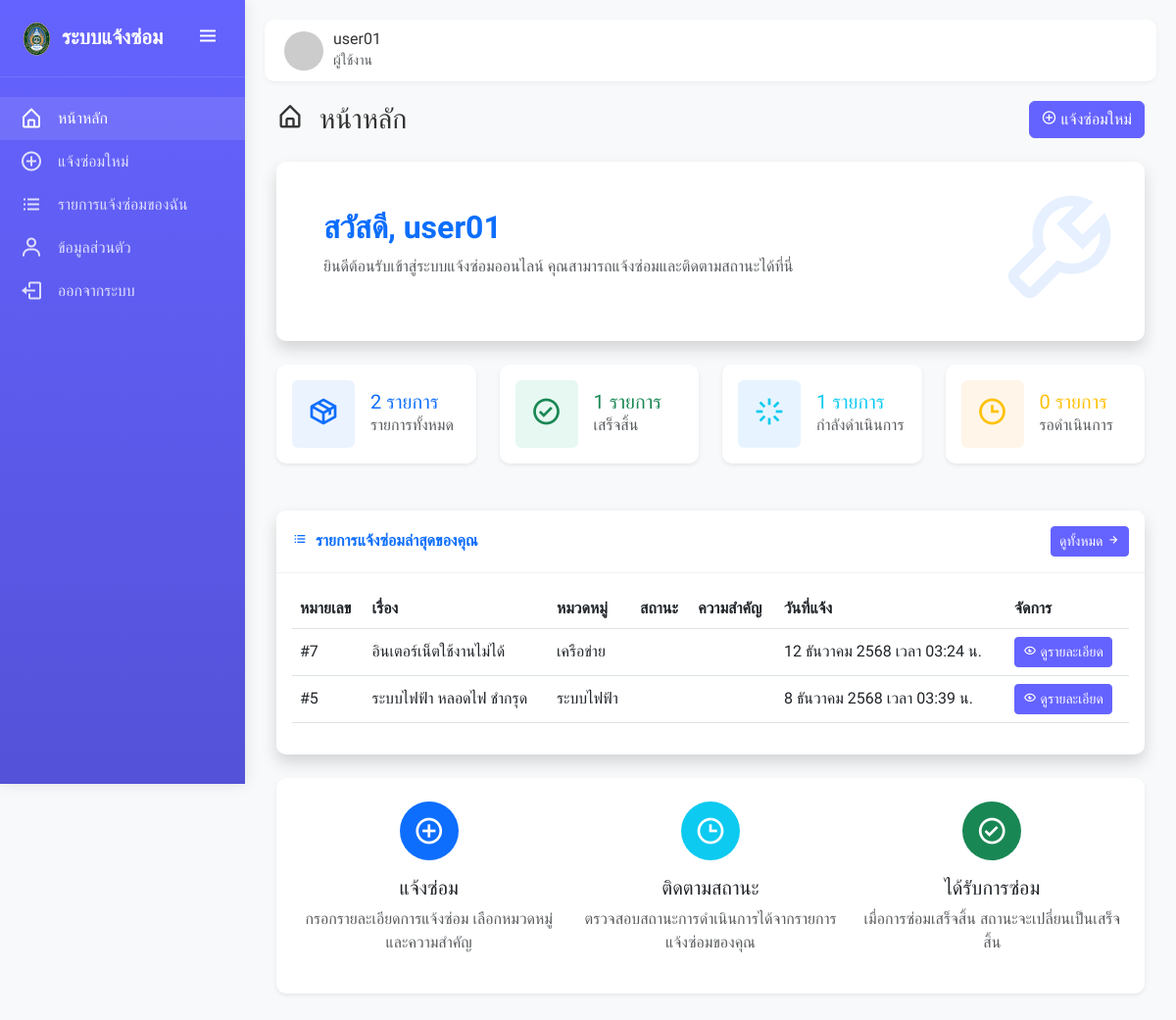
/dashboard.php (signed in), run on the app's committed database.
### tables this page shows
CREATE TABLE `users` (
  `user_id` int(11) NOT NULL,
  `username` varchar(50) NOT NULL,
  `password` varchar(255) NOT NULL,
  `fullname` varchar(100) NOT NULL,
  `email` varchar(100) NOT NULL,
  `department` varchar(100) DEFAULT NULL,
  `phone` varchar(20) DEFAULT NULL,
  `role` enum('admin','user','building_staff') NOT NULL DEFAULT 'user',
  `created_at` timestamp NOT NULL DEFAULT current_timestamp(),
  `updated_at` timestamp NOT NULL DEFAULT current_timestamp() ON UPDATE current_timestamp()
);

CREATE TABLE `repair_requests` (
  `request_id` int(11) NOT NULL,
  `user_id` int(11) NOT NULL,
  `category_id` int(11) NOT NULL,
  `title` varchar(255) NOT NULL,
  `description` text NOT NULL,
  `location` varchar(255) DEFAULT NULL,
  `priority` enum('low','medium','high','urgent') NOT NULL DEFAULT 'medium',
  `status` enum('pending','in_progress','completed','rejected') NOT NULL DEFAULT 'pending',
  `image` varchar(255) DEFAULT NULL,
  `admin_remark` text DEFAULT NULL,
  `completed_date` datetime DEFAULT NULL,
  `created_at` timestamp NOT NULL DEFAULT current_timestamp(),
  `updated_at` timestamp NOT NULL DEFAULT current_timestamp() ON UPDATE current_timestamp()
);

CREATE TABLE `categories` (
  `category_id` int(11) NOT NULL,
  `category_name` varchar(100) NOT NULL,
  `description` text DEFAULT NULL,
  `created_at` timestamp NOT NULL DEFAULT current_timestamp(),
  `updated_at` timestamp NOT NULL DEFAULT current_timestamp() ON UPDATE current_timestamp()
);

### dashboard.php (the view, shortened to what the rows shown need)
<?php
require_once 'config/db_connect.php';
$user_id = $_SESSION['user_id'];
$query = "SELECT * FROM users WHERE user_id = '$user_id'";
$result = mysqli_query($conn, $query);
$user = mysqli_fetch_assoc($result);
$query = "SELECT r.*, c.category_name
          FROM repair_requests r
          JOIN categories c ON r.category_id = c.category_id
          WHERE r.user_id = '$user_id'
          ORDER BY r.created_at DESC
          LIMIT 5";
$recent_requests = mysqli_query($conn, $query);
include 'includes/header.php';
?>
<div class="d-sm-flex align-items-center justify-content-between mb-4">
    <h1 class="h3 mb-0 text-gray-800">
        <i class="bx bx-home-alt me-3"></i>หน้าหลัก
    </h1>
</div>
<div class="card border-0 shadow mb-4">
    <div class="card-body p-0">
        <div class="row g-0">
            <div class="col-md-8">
                <div class="p-4 p-md-5">
                    <h2 class="text-primary fw-bold">สวัสดี, <?php echo $user['fullname']; ?></h2>
                    <p class="text-muted">ยินดีต้อนรับเข้าสู่ระบบแจ้งซ่อมออนไลน์
                        คุณสามารถแจ้งซ่อมและติดตามสถานะได้ที่นี่</p>
                </div>
            </div>
        </div>
    </div>
</div>
<div class="card shadow mb-4">
    <div class="card-body">
        <?php if (mysqli_num_rows($recent_requests) > 0): ?>
            <div class="table-responsive">
                <table class="table table-hover align-middle">
                    <thead class="bg-light">
                        <tr>
                            <th>หมายเลข</th>
                            <th>เรื่อง</th>
                            <th>หมวดหมู่</th>
                            <th>สถานะ</th>
                            <th>ความสำคัญ</th>
                            <th>วันที่แจ้ง</th>
                            <th>จัดการ</th>
                        </tr>
                    </thead>
                    <tbody>
                        <?php while ($request = mysqli_fetch_assoc($recent_requests)): ?>
                            <tr>
                                <td>#<?php echo $request['request_id']; ?></td>
                                <td><?php echo $request['title']; ?></td>
                                <td><?php echo $request['category_name']; ?></td>
                                <td>
                                </td>
                                <td>
                                </td>
                                <td><?php echo thai_date($request['created_at']); ?></td>
                                <td>
                                    <a href="view_request.php?id=<?php echo $request['request_id']; ?>"
                                        class="btn btn-sm btn-primary">
                                        <i class="bx bx-show-alt"></i> ดูรายละเอียด
                                    </a>
                                </td>
                            </tr>
                        <?php endwhile; ?>
                    </tbody>
                </table>
            </div>
        <?php endif; ?>
    </div>
</div>
<?php
include 'includes/footer.php';
?>

### includes/header.php (shortened to what the rows shown need)
<?php
$is_logged_in = isset($_SESSION['user_id']);
$current_user = null;
if ($is_logged_in) {
    $user_id = $_SESSION['user_id'];
    $query = "SELECT * FROM users WHERE user_id = '$user_id'";
    $user_result = mysqli_query($conn, $query);
    $current_user = mysqli_fetch_assoc($user_result);
}
?>
<!DOCTYPE html>
<html lang="th">
<head>
    <link href="https://cdn.jsdelivr.net/npm/bootstrap@5.3.0-alpha1/dist/css/bootstrap.min.css" rel="stylesheet">
    <link href="https://unpkg.com/boxicons@2.1.4/css/boxicons.min.css" rel="stylesheet">
    <link href="https://cdn.datatables.net/1.13.1/css/dataTables.bootstrap5.min.css" rel="stylesheet">
</head>
<body>
    <div class="content" id="content">
        <div class="topbar">
            <?php if ($is_logged_in): ?>
                <div class="user-info">
                    <img src="https://ui-avatars.com/api/?name=<?php echo urlencode($current_user['fullname']); ?>&background=random"
                        alt="User Avatar">
                    <div>
                        <h6 class="mb-0"><?php echo $current_user['fullname']; ?></h6>
                        <small class="text-muted"><?php
                        if ($current_user['role'] == 'admin')
                            echo 'ผู้ดูแลระบบ';
                        elseif ($current_user['role'] == 'building_staff')
                            echo 'งานอาคาร';
                        else
                            echo 'ผู้ใช้งาน';
                        ?></small>
                    </div>
                </div>
            <?php endif; ?>
        </div>
        <div class="container-fluid">

### data on the page
users: fullname "user01"
repair_requests: request_id "7", title "อินเตอร์เน็ตใช้งานไม่ได้", category.category_name "เครือข่าย", created_at "12 ธันวาคม 2568 เวลา 03:24 น."
repair_requests: request_id "5", title "ระบบไฟฟ้า หลอดไฟ ชำกรุด", category.category_name "ระบบไฟฟ้า", created_at "8 ธันวาคม 2568 เวลา 03:39 น."

### other printed values
$request_stats['total_count'] "2"
$request_stats['completed_count'] "1"
$request_stats['in_progress_count'] "1"
$request_stats['pending_count'] "0"
